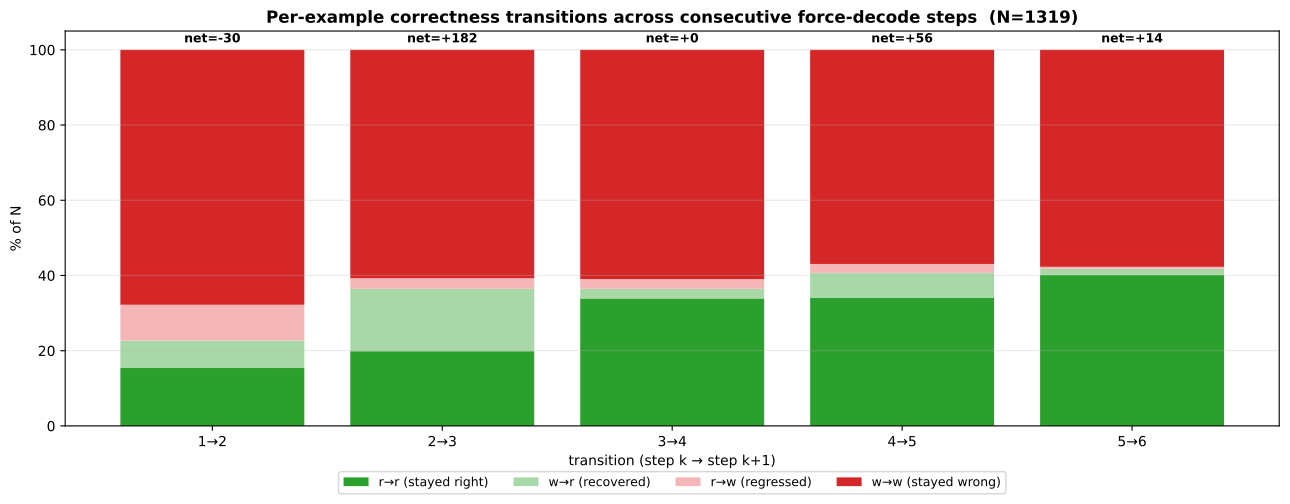

The script that saved this image:
"""Per-example correctness transitions across consecutive force-decode steps.

For each transition k → k+1 (k = 1..5):
  w→r : example was WRONG at step k, becomes RIGHT at step k+1 (gained)
  r→w : example was RIGHT at step k, becomes WRONG at step k+1 (lost)
  r→r : stayed right
  w→w : stayed wrong
  net = w→r − r→w   (the net accuracy change)

Built from force_decode_per_step_gsm8k.json which has per-example
correctness per step (correct_per_step: list of N_LAT lists, each length N).

Output: step_transitions_gsm8k.{json,pdf}
"""
from __future__ import annotations

import json
from pathlib import Path

import matplotlib.pyplot as plt
import numpy as np
from matplotlib.backends.backend_pdf import PdfPages

PD = Path(__file__).resolve().parent
REPO = Path(__file__).resolve().parents[2]
IN_JSON = REPO / "experiments" / "computation_probes" / "force_decode_per_step_gsm8k.json"
OUT_JSON = PD / "step_transitions_gsm8k.json"
OUT_PDF = PD / "step_transitions_gsm8k.pdf"


def main():
    d = json.load(open(IN_JSON))
    cps = d["correct_per_step"]   # list of 6 lists, each length N
    N = d["N"]
    n_steps = len(cps)
    correct = np.array(cps, dtype=bool)  # (6, N)

    results = []
    for k in range(n_steps - 1):
        a = correct[k]
        b = correct[k + 1]
        wr = int(((~a) & b).sum())
        rw = int((a & (~b)).sum())
        rr = int((a & b).sum())
        ww = int(((~a) & (~b)).sum())
        results.append({
            "from": k + 1, "to": k + 2,
            "wr": wr, "rw": rw, "rr": rr, "ww": ww,
            "net": wr - rw,
            "acc_from": int(a.sum()), "acc_to": int(b.sum()),
        })

    OUT_JSON.write_text(json.dumps({"N": N, "transitions": results}, indent=2))

    # Plot
    with PdfPages(OUT_PDF) as pdf:
        # Page 1: stacked bars of all 4 categories per transition
        fig, ax = plt.subplots(figsize=(13, 5.5))
        labels = [f"{r['from']}→{r['to']}" for r in results]
        xs = np.arange(len(labels))
        rrs = np.array([r["rr"] for r in results]) / N * 100
        wrs = np.array([r["wr"] for r in results]) / N * 100
        rws = np.array([r["rw"] for r in results]) / N * 100
        wws = np.array([r["ww"] for r in results]) / N * 100
        ax.bar(xs, rrs,         color="#2ca02c", label="r→r (stayed right)")
        ax.bar(xs, wrs, bottom=rrs,                       color="#a8d8a8", label="w→r (recovered)")
        ax.bar(xs, rws, bottom=rrs + wrs,                 color="#f4b6b6", label="r→w (regressed)")
        ax.bar(xs, wws, bottom=rrs + wrs + rws,           color="#d62728", label="w→w (stayed wrong)")
        ax.set_xticks(xs); ax.set_xticklabels(labels)
        ax.set_xlabel("transition (step k → step k+1)")
        ax.set_ylabel("% of N")
        ax.set_title("Per-example correctness transitions across consecutive force-decode steps  "
                     f"(N={N})",
                     fontsize=12, fontweight="bold")
        ax.legend(loc="upper center", bbox_to_anchor=(0.5, -0.10), ncol=4, fontsize=9)
        ax.grid(axis="y", alpha=0.3)
        ax.set_ylim(0, 105)
        for x, r in zip(xs, results):
            ax.text(x, 102, f"net={r['net']:+d}", ha="center", fontsize=9, fontweight="bold")
        fig.tight_layout(rect=(0, 0.06, 1, 1))
        pdf.savefig(fig, bbox_inches="tight"); plt.close(fig)

        # Page 2: focused w→r and r→w side-by-side
        fig, ax = plt.subplots(figsize=(13, 5.5))
        w = 0.35
        ax.bar(xs - w/2, [r["wr"] for r in results], w,
               color="#2ca02c", edgecolor="black", label="w→r (recovered)")
        ax.bar(xs + w/2, [r["rw"] for r in results], w,
               color="#d62728", edgecolor="black", label="r→w (regressed)")
        for i, r in enumerate(results):
            ax.text(i - w/2, r["wr"] + 5, str(r["wr"]),
                    ha="center", fontsize=9, color="#2ca02c", fontweight="bold")
            ax.text(i + w/2, r["rw"] + 5, str(r["rw"]),
                    ha="center", fontsize=9, color="#d62728", fontweight="bold")
            ax.text(i, max(r["wr"], r["rw"]) + 60, f"net={r['net']:+d}",
                    ha="center", fontsize=10, fontweight="bold",
                    color="#2ca02c" if r["net"] > 0 else "#d62728")
        ax.set_xticks(xs); ax.set_xticklabels(labels)
        ax.set_xlabel("transition")
        ax.set_ylabel("# of examples")
        ax.set_title("Recovered (w→r) vs regressed (r→w) per consecutive-step transition\n"
                     "Big positive net = a 'compute-and-propagate' step pays off",
                     fontsize=11, fontweight="bold")
        ax.legend(fontsize=9); ax.grid(axis="y", alpha=0.3)
        fig.tight_layout()
        pdf.savefig(fig, bbox_inches="tight"); plt.close(fig)

        # Page 3: cumulative correctness trajectory
        fig, ax = plt.subplots(figsize=(11, 5))
        accs = [int(c.sum()) / N * 100 for c in correct]
        xs2 = np.arange(1, n_steps + 1)
        ax.bar(xs2, accs, color="#4c72b0", edgecolor="black")
        for s, a in zip(xs2, accs):
            ax.text(s, a + 0.3, f"{a:.1f}%", ha="center", fontsize=9)
        ax.set_xticks(xs2); ax.set_xlabel("force-decode at step k")
        ax.set_ylabel("accuracy (%)")
        ax.set_title("Cumulative: force-decode accuracy at each latent step",
                     fontsize=11, fontweight="bold")
        ax.grid(axis="y", alpha=0.3)
        fig.tight_layout()
        pdf.savefig(fig, bbox_inches="tight"); plt.close(fig)
    print(f"saved {OUT_JSON} and {OUT_PDF}")
    print()
    print(f"{'transition':<12} {'w→r':<6} {'r→w':<6} {'r→r':<6} {'w→w':<6} {'net':<6}")
    for r in results:
        print(f"  {r['from']}→{r['to']:<8}  {r['wr']:<6} {r['rw']:<6} {r['rr']:<6} {r['ww']:<6} {r['net']:+d}")


if __name__ == "__main__":
    main()
